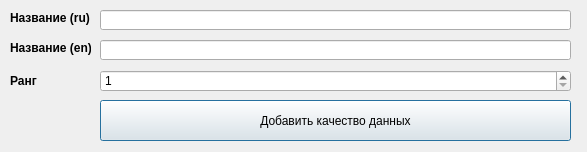
<?xml version="1.0" encoding="UTF-8"?>
<ui version="4.0">
 <class>AddQualityDialog</class>
 <widget class="QDialog" name="AddQualityDialog">
  <property name="geometry">
   <rect>
    <x>0</x>
    <y>0</y>
    <width>587</width>
    <height>152</height>
   </rect>
  </property>
  <property name="windowTitle">
   <string>Добавиьь качество данных</string>
  </property>
  <widget class="QLabel" name="qualityNameRuLabel">
   <property name="geometry">
    <rect>
     <x>10</x>
     <y>10</y>
     <width>81</width>
     <height>16</height>
    </rect>
   </property>
   <property name="font">
    <font>
     <weight>75</weight>
     <bold>true</bold>
    </font>
   </property>
   <property name="text">
    <string>Название (ru)</string>
   </property>
  </widget>
  <widget class="QLabel" name="qualityNameEnLabel">
   <property name="geometry">
    <rect>
     <x>10</x>
     <y>40</y>
     <width>81</width>
     <height>16</height>
    </rect>
   </property>
   <property name="font">
    <font>
     <weight>75</weight>
     <bold>true</bold>
    </font>
   </property>
   <property name="text">
    <string>Название (en)</string>
   </property>
  </widget>
  <widget class="QLabel" name="qualityNameRuLabel_2">
   <property name="geometry">
    <rect>
     <x>10</x>
     <y>70</y>
     <width>91</width>
     <height>21</height>
    </rect>
   </property>
   <property name="font">
    <font>
     <weight>75</weight>
     <bold>true</bold>
    </font>
   </property>
   <property name="text">
    <string>Ранг</string>
   </property>
  </widget>
  <widget class="QLineEdit" name="qualityNameRuLineEdit">
   <property name="geometry">
    <rect>
     <x>100</x>
     <y>10</y>
     <width>471</width>
     <height>20</height>
    </rect>
   </property>
  </widget>
  <widget class="QLineEdit" name="qualityNameEnLineEdit">
   <property name="geometry">
    <rect>
     <x>100</x>
     <y>40</y>
     <width>471</width>
     <height>20</height>
    </rect>
   </property>
  </widget>
  <widget class="QSpinBox" name="qualityRangeSpinBox">
   <property name="geometry">
    <rect>
     <x>100</x>
     <y>70</y>
     <width>471</width>
     <height>22</height>
    </rect>
   </property>
   <property name="minimum">
    <number>1</number>
   </property>
  </widget>
  <widget class="QPushButton" name="insertQualityButton">
   <property name="geometry">
    <rect>
     <x>100</x>
     <y>100</y>
     <width>471</width>
     <height>41</height>
    </rect>
   </property>
   <property name="text">
    <string>Добавить качество данных</string>
   </property>
  </widget>
 </widget>
 <resources/>
 <connections/>
</ui>
